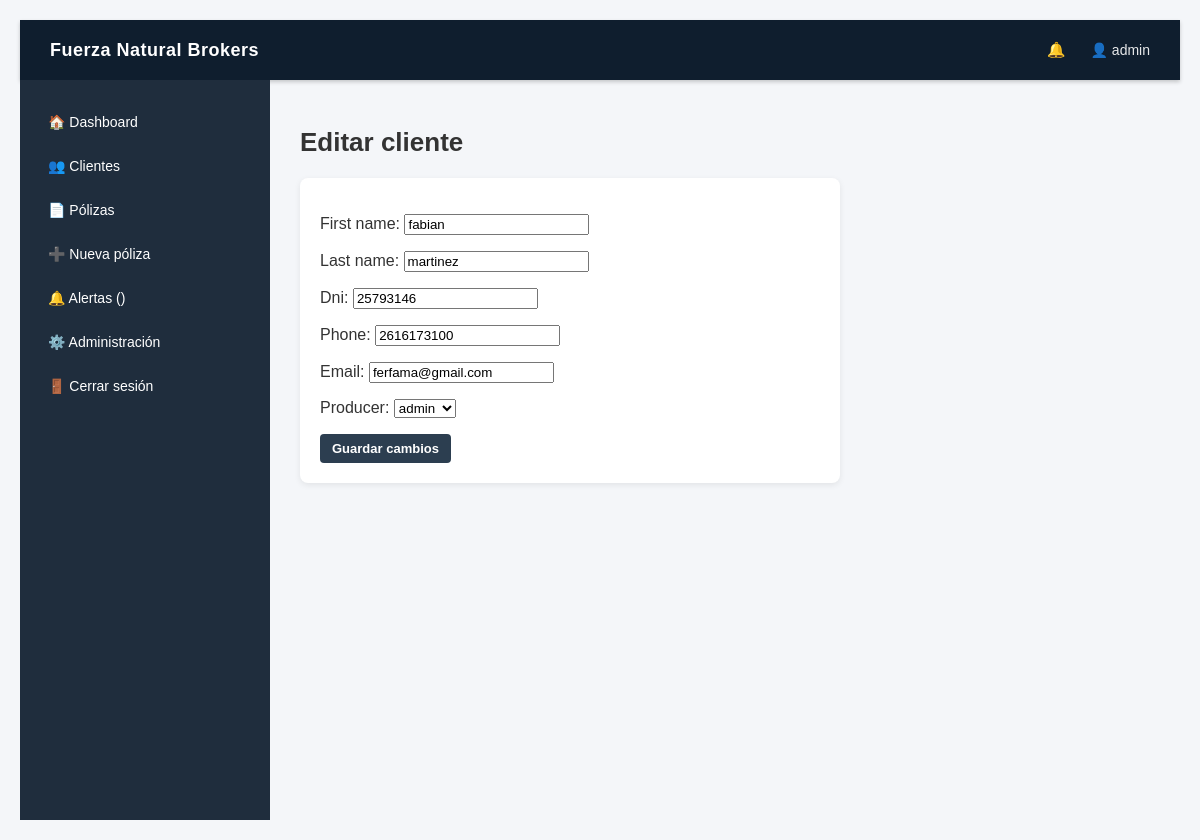
Page /clientes/editar/1/ (signed in) on the committed database.
### accounts/models.py (models this page shows)
class User(AbstractUser):
    is_producer = models.BooleanField(default=False)
    def __str__(self):
        return self.username

### clients/models.py (models this page shows, shortened)
class Client(models.Model):
    first_name = models.CharField(max_length=100, db_index=True)
    last_name = models.CharField(max_length=100, db_index=True)
    dni = models.CharField(
        max_length=20,
        unique=True,
        blank=True,
        null=True,
        db_index=True,
    )
    phone = models.CharField(max_length=20)
    email = models.EmailField(
        blank=True,
        null=True,
    )
    producer = models.ForeignKey(
        User,
        on_delete=models.CASCADE,
        limit_choices_to={"is_producer": True},
    )
    created_at = models.DateTimeField(auto_now_add=True)
    class Meta:
        ordering = ["last_name", "first_name"]
        indexes = [
            models.Index(fields=["last_name"]),
            models.Index(fields=["dni"]),
        ]

### clients/views.py (the view)
# urls.py: path("editar/<int:cliente_id>/", views.editar_cliente, name="editar_cliente"),
@login_required
def editar_cliente(request, cliente_id):
    cliente = get_object_or_404(Client, id=cliente_id)
    if request.method == "POST":
        form = ClientForm(request.POST, instance=cliente)
        if form.is_valid():
            form.save()
            return redirect("clients:clientes")
    else:
        form = ClientForm(instance=cliente)
    return render(
        request,
        "clientes/editar_cliente.html",
        {
            "form": form,
        },
    )

### clients/forms.py
class ClientForm(forms.ModelForm):
    class Meta:
        model = Client
        fields = "__all__"
        widgets = {
            "first_name": forms.TextInput(attrs={"class": "form-control"}),
            "last_name": forms.TextInput(attrs={"class": "form-control"}),
            "dni": forms.TextInput(attrs={"class": "form-control"}),
            "phone": forms.TextInput(attrs={"class": "form-control"}),
            "email": forms.EmailInput(attrs={"class": "form-control"}),
            "producer": forms.Select(attrs={"class": "form-control"}),
        }

### templates/clientes/editar_cliente.html (shortened to what this page needs)
{% extends "base.html" %}
{% block content %}
<h1 class="title">Editar cliente</h1>
<div class="card" style="max-width:500px;">
<form method="post">
{{ form.as_p }}
<button type="submit" class="btn btn-primary">
Guardar cambios
</button>
</form>
</div>
{% endblock %}

### templates/base.html (shortened to what this page needs)
{% load static %}
<!DOCTYPE html>
<html lang="es">
<head>
<link rel="stylesheet" href="{% static 'images/css/crm.css' %}">
</head>
<body>
<div class="topbar">
<div class="logo">
Fuerza Natural Brokers
</div>
<div class="topbar-right">
<div class="alert-bell">
🔔
</div>
<div class="user-info">
👤 {{ request.user.username }}
</div>
</div>
</div>
<div class="layout">
<div class="sidebar">
<a href="/">🏠 Dashboard</a>
<a href="/clientes/">👥 Clientes</a>
<a href="/polizas/">📄 Pólizas</a>
<a href="/polizas/nueva/">➕ Nueva póliza</a>
<a href="/alertas/">
🔔 Alertas
<span class="
">
({{ alert_count }})
</span>
</a>
<a href="/admin/">⚙️ Administración</a>
<a href="/accounts/logout/">🚪 Cerrar sesión</a>
</div>
<div class="content">
{% block content %}
{% endblock %}
</div>
</div>
</body>
</html>

### static/images/css/crm.css (style rules this page uses)
body { font-family: Arial, Helvetica, sans-serif; background: #f4f6f8; margin: 0; padding: 20px; color: #333; }
h1 { font-size: 26px; margin-bottom: 20px; font-weight: 600; }
.card { background: white; padding: 20px; margin-bottom: 20px; border-radius: 8px; box-shadow: 0 2px 6px rgba(0,0,0,0.08); }
.btn { display: inline-block; padding: 7px 12px; font-size: 13px; text-decoration: none; border-radius: 4px; font-weight: bold; margin-right: 4px; border: none; cursor: pointer; }
.btn-primary { background: #2c3e50; color: white; }

### templates/base.html (style rules this page uses)
body { margin:0; font-family:Arial, Helvetica, sans-serif; background:#f4f6f9; }
.topbar { height:60px; background:#0f1e2e; color:white; display:flex; align-items:center; justify-content:space-between; padding:0 30px; box-shadow:0 2px 4px rgba(0,0,0,0.2); }
.logo { font-weight:bold; font-size:18px; letter-spacing:0.5px; }
.topbar-right { display:flex; align-items:center; gap:20px; }
.alert-bell { position:relative; cursor:pointer; font-size:15px; }
.layout { display:flex; min-height:calc(100vh - 60px); }
.sidebar { width:250px; background:#1f2d3d; padding-top:20px; }
.sidebar a { display:block; color:white; padding:14px 25px; text-decoration:none; font-size:14px; transition:0.2s; border-left:3px solid transparent; }
.content { flex:1; padding:30px; }
.user-info { font-size:14px; opacity:0.9; }

### rows in the picture
User: user.username "admin"
Client: first_name "fabian", last_name "martinez", dni "25793146", phone "2616173100", email "ferfama@gmail.com", producer "admin"
